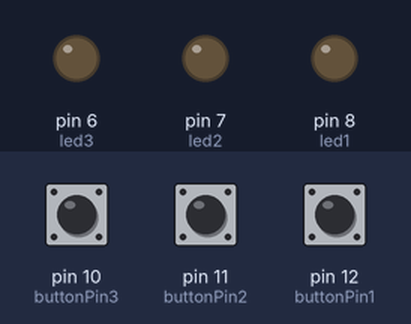
A sketch run on a simulated Arduino Uno, built with avr-gcc and run on an emulated ATmega328P. Shown: output pins drawn as LEDs (lit = HIGH). The inputs (shaded band) are chosen by the test bench; at power-on: pin 10 (buttonPin3) HIGH, pin 12 (buttonPin1) LOW, pin 11 (buttonPin2) LOW. What the sketch prints to the serial monitor is not drawn.

Above: at 1.2 s.
1.3 s: pin 10 (buttonPin3) pulled LOW for 0.15 s
At 2.7 s:
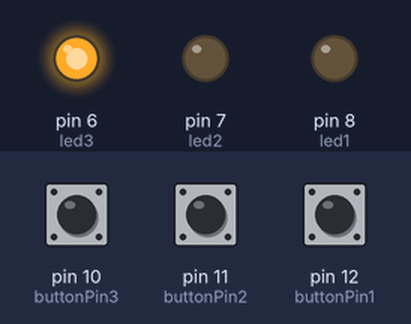
4.4 s: pin 12 (buttonPin1) pulled HIGH for 0.15 s
At 4.52 s:
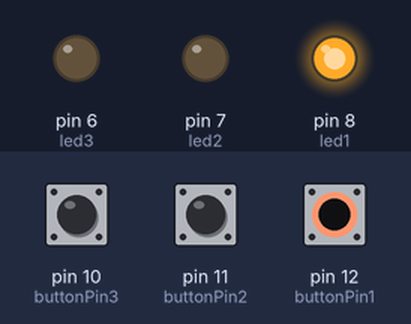
6.1 s: pin 11 (buttonPin2) pulled HIGH for 0.15 s
At 6.9 s:
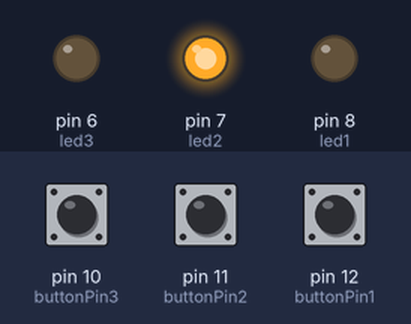
9.2 s: pin 11 (buttonPin2) pulled HIGH for 1 s
At 12.6 s:
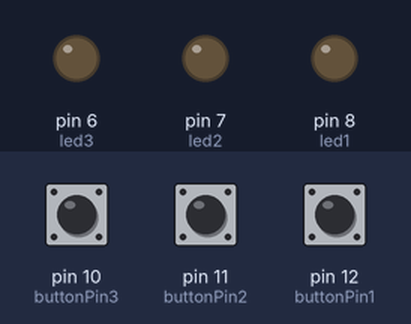
13.2 s: pin 11 (buttonPin2) pulled HIGH for 3.2 s
At 17.2 s:
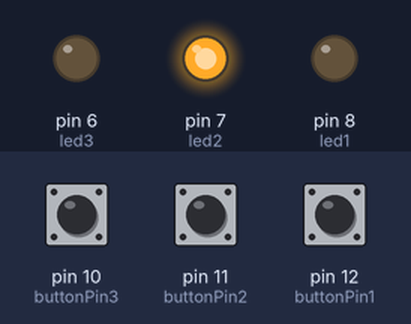
Timing chart, 0 to 19.9 s (numbered marks = the images above; inputs shaded):
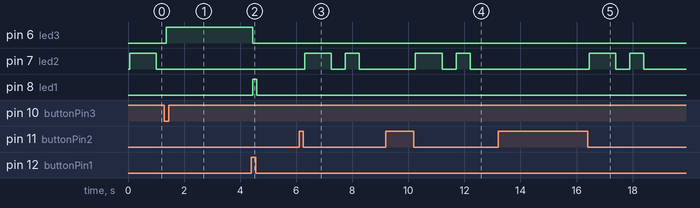

Measured:
- after the input at 1.3 s, pin 6 (led3): LOW → HIGH after 0.06 s; pin 7 (led2): stays LOW (without the input it goes to HIGH after 0.20 s)
- after the input at 4.4 s, pin 8 (led1): LOW → HIGH after 0.05 s, → LOW 0.15 s later
- after the input at 6.1 s, pin 7 (led2): LOW → HIGH after 0.21 s, → LOW 0.95 s later, → HIGH 0.50 s later, → LOW 0.50 s later
- after the input at 9.2 s, pin 7 (led2): LOW → HIGH after 1.1 s, → LOW 0.95 s later, → HIGH 0.50 s later, → LOW 0.50 s later
- after the input at 13.2 s, pin 7 (led2): LOW → HIGH after 3.3 s, → LOW 0.95 s later, → HIGH 0.50 s later, → LOW 0.50 s later

The sketch:

majay.ino
```cpp
const int buttonPin1 = 12;
const int buttonPin2 = 11;
const int buttonPin3 = 10;
const int led1 = 8;
const int led2 = 7;
const int led3 = 6;
int buttonstate1 = 0;
int buttonstate2 = 0;
int buttonstate3 = 0;
int lastButtonState1 = LOW;
int lastButtonState2 = LOW;
int lastButtonState3 = LOW;
long lastDebounceTime1 = 0;
long lastDebounceTime2 = 0;
long lastDebounceTime3 = 0;
long lastDebounceTime = 0;
long debounceDelay1 = 50;
long debounceDelay2 = 50;
long debounceDelay3 = 50;
int ledState1 = LOW;
int ledState2 = LOW;
int ledState3 = LOW;


void setup() {
  Serial.begin(9600);
  pinMode(led1, OUTPUT);
  pinMode(led2, OUTPUT);
  pinMode(led3, OUTPUT);
  pinMode(buttonPin1, INPUT);
  pinMode(buttonPin2, INPUT);
  pinMode(buttonPin3, INPUT_PULLUP);

}

void loop() {
  int reading1 = digitalRead(buttonPin1);
  int reading2 = digitalRead(buttonPin2);
  int reading3 = digitalRead(buttonPin3);

  //แดง
  if (reading1 != lastButtonState1) {
    lastDebounceTime1 = millis();
  }
  if ((millis() - lastDebounceTime1) > debounceDelay1) {
    if (reading1 != buttonstate1) {
      buttonstate1 = reading1;
      Serial.println(buttonstate1);
        ledState1 = !ledState1;
    }
    if (buttonstate1 == LOW && (millis() - lastDebounceTime1) > 3000  ) {
      ledState1 = 0;
    }
  }


  //เหลือง

   if (reading2 != lastButtonState2) {
    lastDebounceTime2 = millis();
  }

  if (ledState1 == 1 || ledState3 == 1) {
    if (buttonstate2 == HIGH && (millis() - lastDebounceTime3) > 2000 ) {
      ledState2 = 0;

    }

  }else{
    Serial.println(buttonstate2);
    if ((millis() - lastDebounceTime2) > debounceDelay2) {
    if (reading2 == buttonstate2) {
      buttonstate2 =! reading2;

    }
     if (buttonstate2 == HIGH && (millis() - lastDebounceTime2) <50 ) {
      ledState2 = 0;
    }
  else if (buttonstate2 == HIGH && (millis() - lastDebounceTime2) <1000 ) {
      ledState2 = 1;
    }
  else if (buttonstate2 == HIGH && (millis() - lastDebounceTime2) <1500 ) {
      ledState2 = 0;
    }
  else if (buttonstate2 == HIGH && (millis() - lastDebounceTime2) <=2000  ) {
      ledState2 = 1;
    }

  else if (buttonstate2 == HIGH && (millis() - lastDebounceTime2) >2000  ) {
      ledState2 = 0;
  }}
  }

  //เขียว
  if (ledState1 == 1) {
    if (buttonstate3 == HIGH && (millis() - lastDebounceTime3) > 3000 ) {
      ledState3 = 0;
    }
  }
  else if (reading3 != lastButtonState3) {
    lastDebounceTime3 = millis();
  }
  if ((millis() - lastDebounceTime3) > debounceDelay3 && ledState1 == 0) {
    if (reading3 != buttonstate3) {
      buttonstate3 = reading3;
      if (buttonstate3 == LOW) {
        ledState3 = !ledState3;
      }
    }
    if (buttonstate3 == HIGH && (millis() - lastDebounceTime3) > 3000 ) {
      ledState3 = 0;
    }
  }


  digitalWrite(led1, ledState1);
  digitalWrite(led2, ledState2);
  digitalWrite(led3, ledState3);

  lastButtonState1 = reading1;
  lastButtonState2 = reading2;
  lastButtonState3 = reading3;
}
```
